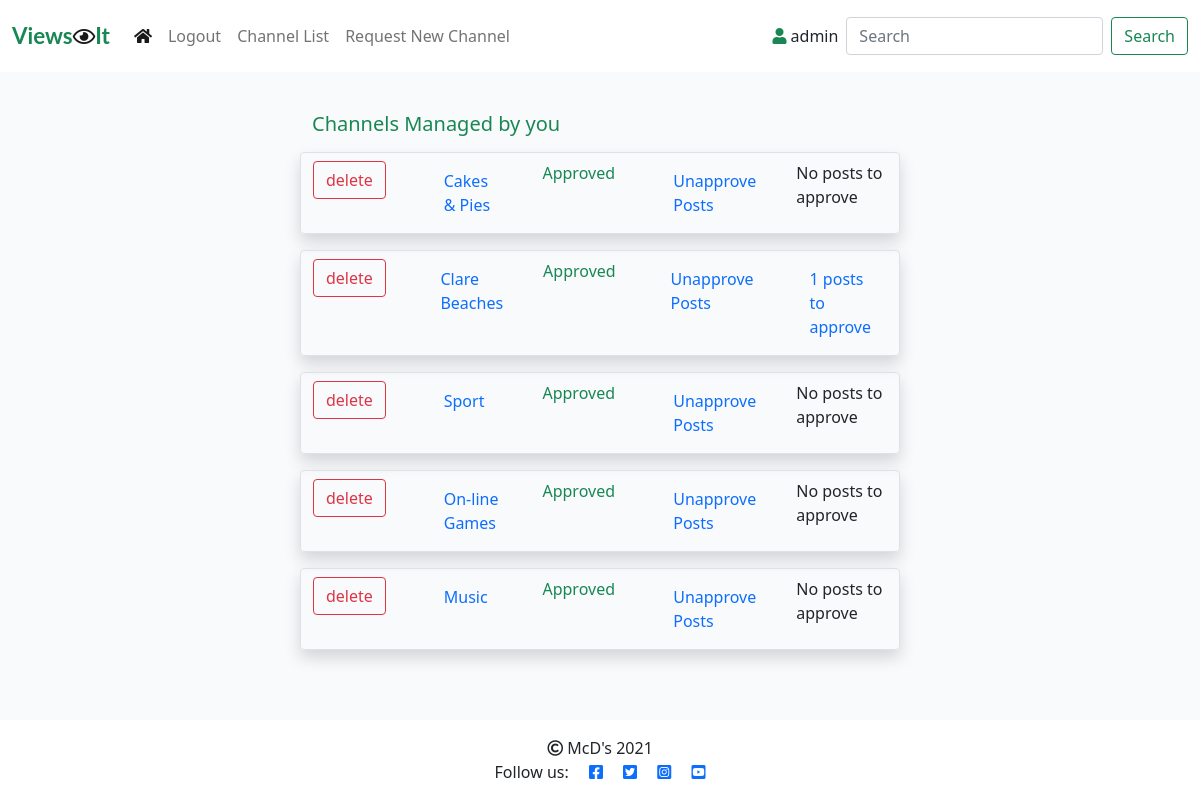
/channel_manage/ (signed in), run on an earlier commit of the app's database.
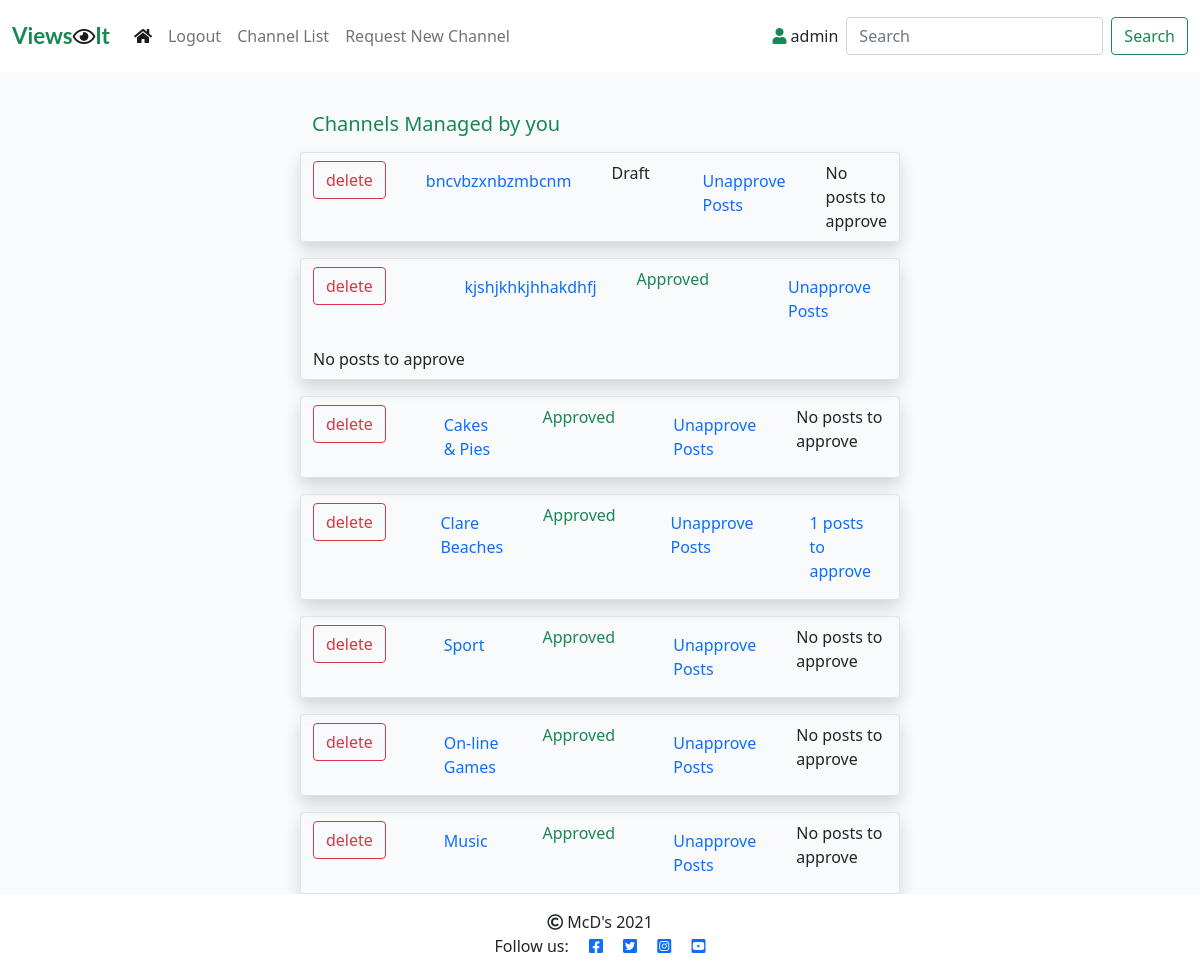
And on a later commit of the database.
### viewsit_app/models.py (models this page shows, shortened)
class Channel(models.Model):
    topic = models.CharField(max_length=50)
    topic_url = models.SlugField(max_length=50, unique=True)
    description = models.CharField(max_length=200)
    author = models.ForeignKey(User, on_delete=models.CASCADE,
                               related_name="channels")
    created_on = models.DateTimeField(auto_now_add=True)
    updated_on = models.DateTimeField(auto_now=True)
    status = models.IntegerField(choices=STATUS, default=0)
    class Meta:
        ordering = ['-created_on']

### viewsit_app/views.py (the view)
# urls.py: path('channel_manage/', views.ChannelManage.as_view(),
class ChannelManage(generic.ListView):
    def get(self, request, *args, **kwargs):
        num_unapproved = Count('channelposts', filter=Q(channelposts__status__lte=0))
        queryset = Channel.objects.filter(author=request.user).order_by("-created_on").annotate(num_unapproved=num_unapproved)
        return render(
            request,
            "channel_manage.html",
            {
                "channel_list": queryset,
            },
        )

### templates/channel_manage.html (shortened to what this page needs)
{% extends "base.html" %}
{% block content %}
<div class="container-fluid">
    <div class="row">
        <div class="col-sm-6 mt-3 offset-md-3">
            <h5 class="mt-3 text-success">Channels Managed by you</h5>
            {% for channel in channel_list %}
                <div class="row border rounded shadow mt-3">
                    <div class="col mt-2 mb-2">
                        <button type="button" class="btn btn-outline-danger" data-bs-toggle="modal" data-bs-target="#confirmModalDelete">delete</button>
                    </div>
                    <div class="col mt-2 mb-2 text-left" ><a class="nav-link" href="{% url 'channel_form' slug=channel.topic_url %}">
                        <p class="card-text">{{ channel.topic }}</p></a>
                    </div>
                    {% if channel.status == 0 %}
                        <div class="col mt-2 mb-2 text-left">Draft</div>
                    {% else %}
                        <div class="col mt-2 mb-2 text-success text-left">Approved</div>
                    {% endif %}
                    <div class="col mt-2 mb-2 text-left" ><a class="nav-link" href="{% url 'channel_post_approve' slug=channel.topic_url post_approval_type='Unapprove' %}">
                        Unapprove Posts</a>
                    </div>
                    {% if channel.num_unapproved %}
                    <div class="col mt-2 mb-2 text-left"><a class="nav-link" href="{% url 'channel_post_approve' slug=channel.topic_url post_approval_type='Approve' %}">
                        {{ channel.num_unapproved }} posts to approve</a></div>
                    {% else %}
                    <div class="col mt-2 mb-2 text-left">No posts to approve</div>
                    {% endif %}
                </div>
            {% empty %}
                <div><h4>You currently don't manage any channels.</h4></div>
            {% endfor %}
        </div>
    </div>
</div>
{%endblock%}

What changed in the data, as far as the page shows it:
added Channel: topic "bncvbzxnbzmbcnm", status "Draft", shows "No posts to approve"
added Channel: topic "kjshjkhkjhhakdhfj", status "Approved", shows "No posts to approve"
